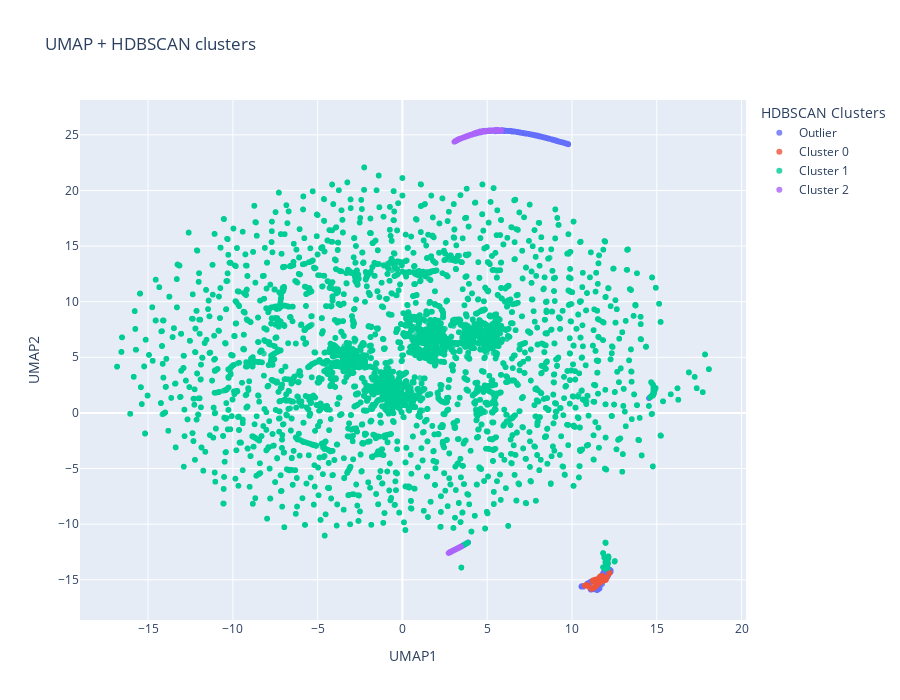

Notebook code cell kept with this figure:
### Code cell
import plotly.express as px
import pandas as pd
import numpy as np

import umap

# -----------------------------
# UMAP embedding
# -----------------------------
reducer = umap.UMAP(
    n_neighbors=30,
    min_dist=0.1,
    n_components=2,
    metric='euclidean',
    random_state=42
)

X_umap = reducer.fit_transform(X)

df_vis = df.copy()
df_vis['UMAP1'] = X_umap[:, 0]
df_vis['UMAP2'] = X_umap[:, 1]
df_vis['cluster_label'] = hdb_labels

df_vis['Cluster'] = df_vis['cluster_label'].map(
    lambda lbl: 'Outlier' if lbl == -1 else f'Cluster {lbl}'
)

cluster_order = ['Outlier'] + [f'Cluster {i}' for i in sorted(df_vis[df_vis['cluster_label'] != -1]['cluster_label'].unique())]
df_vis['Cluster'] = pd.Categorical(df_vis['Cluster'], categories=cluster_order, ordered=True)

hover_cols = ['is_attack', 'n_connections'] 

fig = px.scatter(
    df_vis,
    x='UMAP1',
    y='UMAP2',
    color='Cluster',
    hover_data=hover_cols,  # Ahora sí: columnas del DataFrame
    title="UMAP + HDBSCAN clusters",
    width=900,
    height=700
)

fig.update_traces(marker=dict(size=6, opacity=0.8))
fig.update_layout(legend_title_text='HDBSCAN Clusters')
fig.write_image(
    "../reports/figures/dataset_proportion2.png",
    width=1000,      # ancho en píxeles
    height=600,      # alto en píxeles
    scale=2          # factor de escalado (2 = ~200 DPI)
)
fig.show()

### Figure 1 — Plotly figure (JSON) as saved in the notebook; plotly's stock layout.template omitted (floating-point values rounded to 4 significant figures; data arrays with more than 128 entries replaced by an {"elided": "..."} marker saying what was removed)
{"data": [{"customdata": {"elided": "1313x2 float values"}, "hovertemplate": "Cluster=Outlier<br>UMAP1=%{x}<br>UMAP2=%{y}<br>is_attack=%{customdata[0]}<br>n_connections=%{customdata[1]}<extra></extra>", "legendgroup": "Outlier", "marker": {"color": "#636efa", "opacity": 0.8, "size": 6, "symbol": "circle"}, "mode": "markers", "name": "Outlier", "showlegend": true, "type": "scattergl", "x": {"elided": "1313 float values"}, "xaxis": "x", "y": {"elided": "1313 float values"}, "yaxis": "y"}, {"customdata": {"elided": "169x2 float values"}, "hovertemplate": "Cluster=Cluster 0<br>UMAP1=%{x}<br>UMAP2=%{y}<br>is_attack=%{customdata[0]}<br>n_connections=%{customdata[1]}<extra></extra>", "legendgroup": "Cluster 0", "marker": {"color": "#EF553B", "opacity": 0.8, "size": 6, "symbol": "circle"}, "mode": "markers", "name": "Cluster 0", "showlegend": true, "type": "scattergl", "x": {"elided": "169 float values"}, "xaxis": "x", "y": {"elided": "169 float values"}, "yaxis": "y"}, {"customdata": {"elided": "22079x2 float values"}, "hovertemplate": "Cluster=Cluster 1<br>UMAP1=%{x}<br>UMAP2=%{y}<br>is_attack=%{customdata[0]}<br>n_connections=%{customdata[1]}<extra></extra>", "legendgroup": "Cluster 1", "marker": {"color": "#00cc96", "opacity": 0.8, "size": 6, "symbol": "circle"}, "mode": "markers", "name": "Cluster 1", "showlegend": true, "type": "scattergl", "x": {"elided": "22079 float values"}, "xaxis": "x", "y": {"elided": "22079 float values"}, "yaxis": "y"}, {"customdata": {"elided": "444x2 float values"}, "hovertemplate": "Cluster=Cluster 2<br>UMAP1=%{x}<br>UMAP2=%{y}<br>is_attack=%{customdata[0]}<br>n_connections=%{customdata[1]}<extra></extra>", "legendgroup": "Cluster 2", "marker": {"color": "#ab63fa", "opacity": 0.8, "size": 6, "symbol": "circle"}, "mode": "markers", "name": "Cluster 2", "showlegend": true, "type": "scattergl", "x": {"elided": "444 float values"}, "xaxis": "x", "y": {"elided": "444 float values"}, "yaxis": "y"}], "layout": {"height": 700, "legend": {"title": {"text": "HDBSCAN Clusters"}, "tracegroupgap": 0}, "title": {"text": "UMAP + HDBSCAN clusters"}, "width": 900, "xaxis": {"anchor": "y", "domain": [0, 1], "title": {"text": "UMAP1"}}, "yaxis": {"anchor": "x", "domain": [0, 1], "title": {"text": "UMAP2"}}}}
